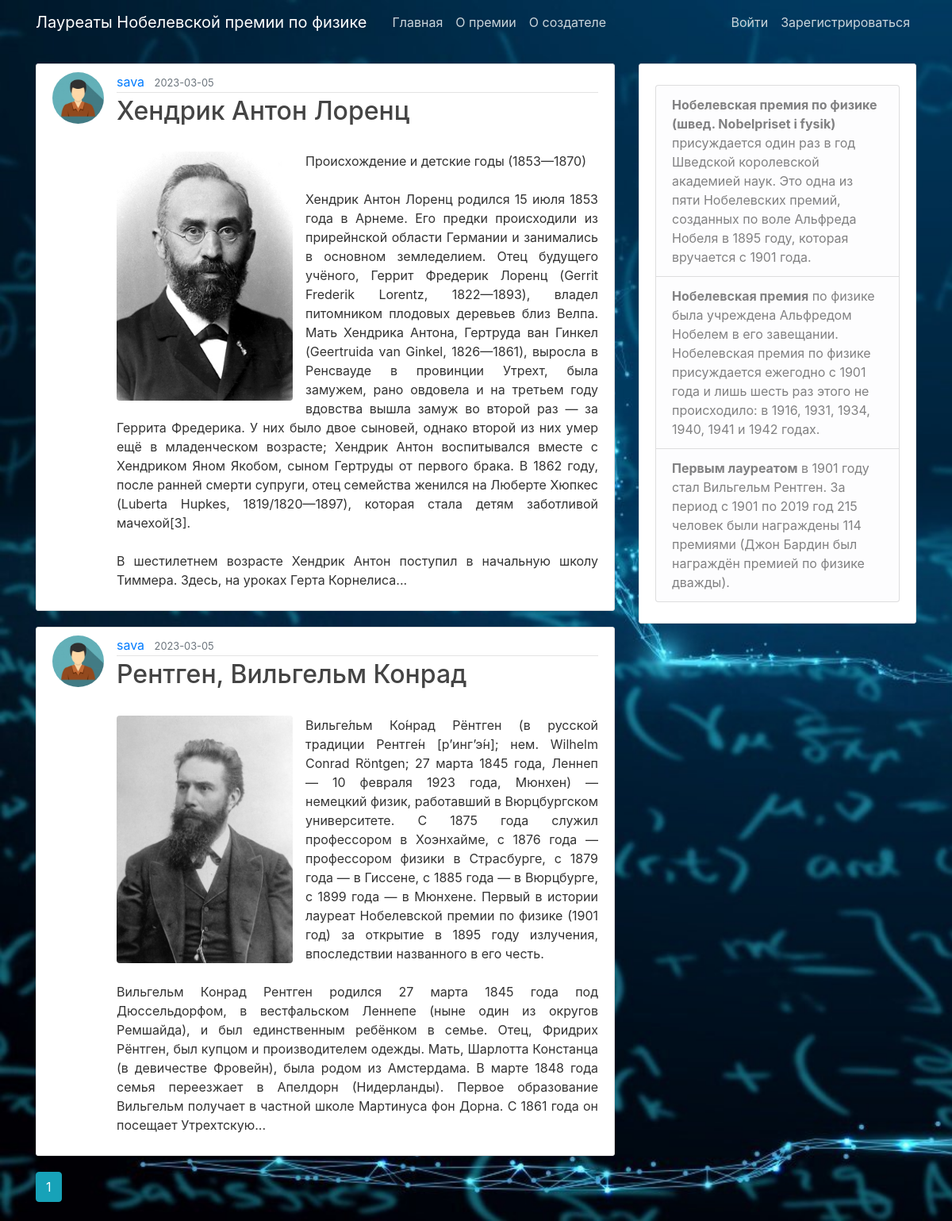
The app's page /user/sava with its own data.
### blog/models.py (models this page shows, shortened)
class Post(db.Model):
    id = db.Column(db.Integer, primary_key=True)
    title = db.Column(db.String(100), nullable=False)
    date_posted = db.Column(db.DateTime, nullable = False, default = datetime.utcnow)
    content = db.Column(db.Text, nullable=False)
    media = db.Column(db.String(100), nullable=False, default="no_image_available.png")
    user_id = db.Column(db.Integer, db.ForeignKey('user.id'), nullable=False)

class User(db.Model, UserMixin):
    id = db.Column(db.Integer, primary_key=True)
    username = db.Column(db.String(20), unique = True, nullable = False )
    email = db.Column(db.String(120), unique = True, nullable = False )
    image_file = db.Column(db.String(20), nullable=False, default='default.jpeg')
    password = db.Column(db.String(60), nullable = False)
    posts = db.relationship('Post', backref='author', lazy=True)

### blog/users/routes.py (the view)
@users.route("/user/<string:username>")
def user_posts(username):
    page = request.args.get('page', 1, type=int)
    user = User.query.filter_by(username=username).first_or_404()
    posts = Post.query.filter_by(author=user)\
        .order_by(Post.date_posted.desc())\
        .paginate(page = page, per_page=5)
    return  render_template('user_posts.html', posts=posts, user=user)

### blog/templates/user_posts.html (shortened to what this page needs)
{% extends "layout.html" %}
{% block content %}
    {% for post in posts.items %}
        <article class="media content-section">
            <img src="{{ url_for('static', filename='img/'+ post.author.image_file) }}" alt="" class="rounded-circle article-img">
            <div class="media-body">
                <div class="article-metadata">
                    <a href="{{url_for('users.user_posts', username=post.author.username)}}" class="mr-2">
                        {{post.author.username}}
                    </a>
                    <small class="text-muted">
                        {{post.date_posted.strftime('%Y-%m-%d')}}
                    </small>
                </div>
                <h2><a href="{{ url_for('posts.post', post_id=post.id) }}" class="article-title">
                    {{post.title}}
                </a></h2>
                <div class="float-left box pr-3 pt-4">
                    <img src="/static/img/{{post.media}}" class="rounded float-left" alt="{{post.media}}" width="222">
                </div>
                <p class="article-content text-justify">
                    {{post.content | truncate(1000)}}
                </p>
            </div>
        </article>
    {% endfor %}
    {% for page_num in posts.iter_pages(left_edge=1, right_edge=1, left_current=1, right_current=2) %}
        {% if page_num %}
            {% if posts.page == page_num %}
                <a class="btn btn-info mb-4" href="{{url_for('users.user_posts', username=user.username, page=page_num)}}">{{page_num}}</a>
            {% else %}
                <a class="btn btn-outline-info mb-4" href="{{url_for('users.user_posts', username=user.username, page=page_num)}}">{{page_num}}</a>
            {% endif %}
        {% endif %}
    {% endfor %}
{% endblock content %}

### blog/static/css/main.css (style rules this page uses)
body { background: url(../img/phisics.jpg); background-size: cover; color: #333333; margin-top: 5rem; background-repeat: no-repeat; }
h1, h2, h3, h4, h5, h6 { color: #444444; }
.content-section { background: #ffffff; padding: 10px 20px; border: 1px solid #dddddd; border-radius: 3px; margin-bottom: 20px; }
.article-title { color: #444444; }
.article-content { white-space: pre-line; }
.article-img { height: 65px; width: 65px; margin-right: 16px; }
.article-metadata { padding-bottom: 1px; margin-bottom: 4px; border-bottom: 1px solid #e3e3e3 }

### records on screen
Post: image_file (placeholder picture), author.username "sava", date_posted "2023-03-05", title "Хендрик Антон Лоренц", media (picture), content "Происхождение и детские годы (1853—1870) Хендрик Антон Лоренц родился 15 июля 1853 года в Арнеме. Его предки происходили из прирейнской области Германии и занимались в основном земледелием. Отец будущего учёного, Геррит Фредерик Лоренц (Gerrit Frederik Lorentz, 1822—1893), владел питомником плодовых деревьев близ Велпа. Мать Хендрика Антона, Гертруда ван Гинкел (Geertruida van Ginkel, 1826—1861), выросла в Ренсвауде в провинции Утрехт, была замужем, рано овдовела и на третьем году вдовства вышла замуж во второй раз — за Геррита Фредерика. У них было двое сыновей, однако второй из них умер ещё в младенческом возрасте; Хендрик Антон воспитывался вместе с Хендриком Яном Якобом, сыном Гертруды…"
Post: image_file (placeholder picture), author.username "sava", date_posted "2023-03-05", title "Рентген, Вильгельм Конрад", media (picture), content "Вильге́льм Ко́нрад Рёнтген (в русской традиции Рентге́н [р’инг’э́н]; нем. Wilhelm Conrad Röntgen; 27 марта 1845 года, Леннеп — 10 февраля 1923 года, Мюнхен) — немецкий физик, работавший в Вюрцбургском университете. С 1875 года служил профессором в Хоэнхайме, с 1876 года — профессором физики в Страсбурге, с 1879 года — в Гиссене, с 1885 года — в Вюрцбурге, с 1899 года — в Мюнхене. Первый в истории лауреат Нобелевской премии по физике (1901 год) за открытие в 1895 году излучения, впоследствии названного в его честь. Вильгельм Конрад Рентген родился 27 марта 1845 года под Дюссельдорфом, в вестфальском Леннепе (ныне один из округов Ремшайда), и был единственным ребёнком в семье. Отец, Фридрих…"

### other values on screen
{{ page_num }} "1"
